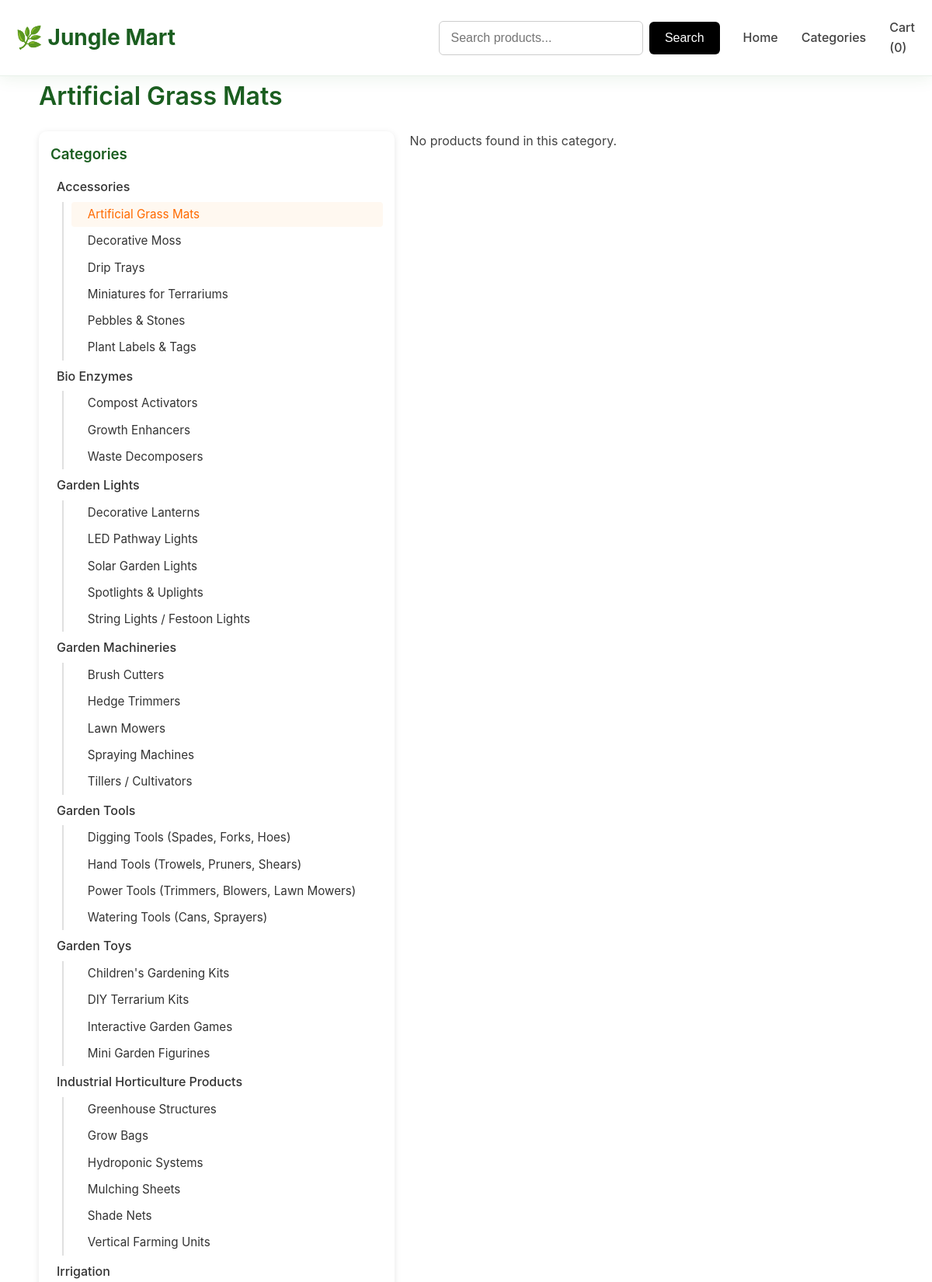
The page /categories.php?id=44 (upper part) on the database its author committed.
### tables this page shows
CREATE TABLE IF NOT EXISTS categories (
  id INT AUTO_INCREMENT PRIMARY KEY,
  name VARCHAR(255) NOT NULL,
  parent_id INT DEFAULT NULL,
  created_at TIMESTAMP DEFAULT CURRENT_TIMESTAMP,
  FOREIGN KEY (parent_id) REFERENCES categories(id) ON DELETE SET NULL
);

### categories.php (the view, shortened to what this page needs)
<?php
require_once 'db.php';
$catId = isset($_GET['id']) ? intval($_GET['id']) : 0;
$allCats = $pdo->query("SELECT id, name, parent_id FROM categories ORDER BY parent_id IS NULL DESC, name ASC")->fetchAll();
function buildCategoryTree($categories, $parentId = null) {
    $tree = [];
    foreach ($categories as $category) {
        if ($category['parent_id'] == $parentId) {
            $children = buildCategoryTree($categories, $category['id']);
            if ($children) {
                $category['children'] = $children;
            }
            $tree[] = $category;
        }
    }
    return $tree;
}
$categoryTree = buildCategoryTree($allCats);
function renderCategoryTree($categories, $currentCatId = 0, $level = 0) {
    $html = '';
    foreach ($categories as $category) {
        $hasChildren = !empty($category['children']);
        $isActive = $currentCatId == $category['id'];
        $indent = str_repeat('&nbsp;&nbsp;&nbsp;', $level);
        $html .= '<li>';
        $html .= '<a href="' . strtolower(str_replace([' ', '&', "'"], ['_', 'and', ''], $category['name'])) . '.php"';
        $html .= ' class="' . ($isActive ? 'active' : '') . '"';
        $html .= '>';
        $html .= $indent . htmlspecialchars($category['name']);
        $html .= '</a>';
        if ($hasChildren) {
            $html .= '<ul class="sub-categories">';
            $html .= renderCategoryTree($category['children'], $currentCatId, $level + 1);
            $html .= '</ul>';
        }
        $html .= '</li>';
    }
    return $html;
}
$products = [];
$catName = "All Categories";
if ($catId > 0) {
    $stmt = $pdo->prepare("SELECT name FROM categories WHERE id = :id LIMIT 1");
    $stmt->execute([':id' => $catId]);
    $catRow = $stmt->fetch();
    if ($catRow) $catName = $catRow['name'];
    $stmt = $pdo->prepare("SELECT * FROM products WHERE category_id = :id AND is_active = 1");
    $stmt->execute([':id' => $catId]);
    $products = $stmt->fetchAll();
} else {
    $products = $pdo->query("SELECT * FROM products WHERE is_active = 1 LIMIT 20")->fetchAll();
}
?>
<!DOCTYPE html>
<html lang="en">
<head>
  <link rel="stylesheet" href="css/navbar.css">
  <link rel="stylesheet" href="css/style.css">
  <link rel="stylesheet" href="css/footer.css">
</head>
<body>
<?php include 'navbar.php'; ?>
<div class="container fade-in">
  <h1><?php echo htmlspecialchars($catName); ?></h1>
  <div class="categories-page">
    <aside class="cat-sidebar">
      <h3>Categories</h3>
      <ul>
        <?php echo renderCategoryTree($categoryTree, $catId); ?>
      </ul>
    </aside>
    <div class="prod-list">
      <?php if (count($products) === 0): ?>
        <p>No products found in this category.</p>
      <?php endif; ?>
    </div>
  </div>
</div>
</body>
</html>

### css/style.css (style rules this page uses)
:root { --jungle-green: #2e7d32; --jungle-dark: #1b5e20; --jungle-light: #4caf50; --soft-beige: #fdf6e3; --gold-accent: #ffb300; --gold-dark: #f53500; --white: #ffffff; --gray-light: #f5f5f5; --gray: #9e9e9e; --gray-dark: #424242; --shadow-sm: 0 4px 12px rgba(46, 125, 50, 0.08); --shadow-md: 0 8px 32px rgba(46, 125, 50, 0.12); --shadow-lg: 0 15px 50px rgba(46, 125, 50, 0.15); --gradient-primary: linear-gradient(135deg, var(--jungle-green) 0%, var(--jungle-dark) 100%); --gradient-secondary: linear-gradient(135deg, var(--soft-beige) 0%, #e8f5e8 100%); }
* { margin: 0; padding: 0; box-sizing: border-box; }
body { font-family: 'Poppins', -apple-system, BlinkMacSystemFont, 'Segoe UI', Roboto, sans-serif; line-height: 1.6; color: var(--gray-dark); background: var(--white); overflow-x: hidden; }
h1, h2, h3, h4, h5, h6 { font-family: 'Poppins', -apple-system, BlinkMacSystemFont, 'Segoe UI', Roboto, sans-serif; font-weight: 600; color: var(--jungle-dark); }
.container { width: 95%; max-width: 1400px; margin: 0 auto; padding: 0 20px; }
.fade-in { opacity: 1; animation: fadeInUp 0.8s ease forwards; }

### categories.php (style rules this page uses)
.categories-page { display: flex; gap: 20px; margin-top: 20px; }
.cat-sidebar { flex: 1 1 250px; background: #fff; padding: 15px; border-radius: 10px; box-shadow: 0 2px 8px rgba(0,0,0,0.1); }
.cat-sidebar h3 { margin-bottom: 10px; }
.cat-sidebar ul { list-style: none; padding: 0; }
.cat-sidebar ul li { margin: 4px 0; }
.cat-sidebar a { text-decoration: none; color: #333; font-weight: 500; transition: color 0.3s; display: block; padding: 4px 8px; border-radius: 4px; }
.cat-sidebar a.active, .cat-sidebar a:hover { color: #ff6a00; background-color: #fff8f0; }
.cat-sidebar .sub-categories { margin-left: 15px; border-left: 2px solid #e0e0e0; padding-left: 10px; }
.cat-sidebar .sub-categories li { margin: 2px 0; }
.cat-sidebar .sub-categories a { font-weight: 400; font-size: 0.95em; }
.prod-list { flex: 3; }

### rows shown on the page
categories: name "Artificial Grass Mats", value "Artificial Grass Mats"
categories: value "Accessories"
categories: value "Decorative Moss"
categories: value "Drip Trays"
categories: value "Miniatures for Terrariums"
categories: value "Pebbles & Stones"
categories: value "Plant Labels & Tags"
categories: value "Bio Enzymes"
categories: value "Compost Activators"
categories: value "Growth Enhancers"
categories: value "Waste Decomposers"
categories: value "Garden Lights"
categories: value "Decorative Lanterns"
categories: value "LED Pathway Lights"
categories: value "Solar Garden Lights"
categories: value "Spotlights & Uplights"
categories: value "String Lights / Festoon Lights"
categories: value "Garden Machineries"
categories: value "Brush Cutters"
categories: value "Hedge Trimmers"
categories: value "Lawn Mowers"
categories: value "Spraying Machines"
categories: value "Tillers / Cultivators"
categories: value "Garden Tools"
categories: value "Digging Tools (Spades, Forks, Hoes)"
categories: value "Hand Tools (Trowels, Pruners, Shears)"
categories: value "Power Tools (Trimmers, Blowers, Lawn Mowers)"
categories: value "Watering Tools (Cans, Sprayers)"
categories: value "Garden Toys"
categories: value "Children's Gardening Kits"
categories: value "DIY Terrarium Kits"
categories: value "Interactive Garden Games"
categories: value "Mini Garden Figurines"
categories: value "Industrial Horticulture Products"
categories: value "Greenhouse Structures"
categories: value "Grow Bags"
categories: value "Hydroponic Systems"
categories: value "Mulching Sheets"
categories: value "Shade Nets"
categories: value "Vertical Farming Units"
categories: value "Irrigation"
